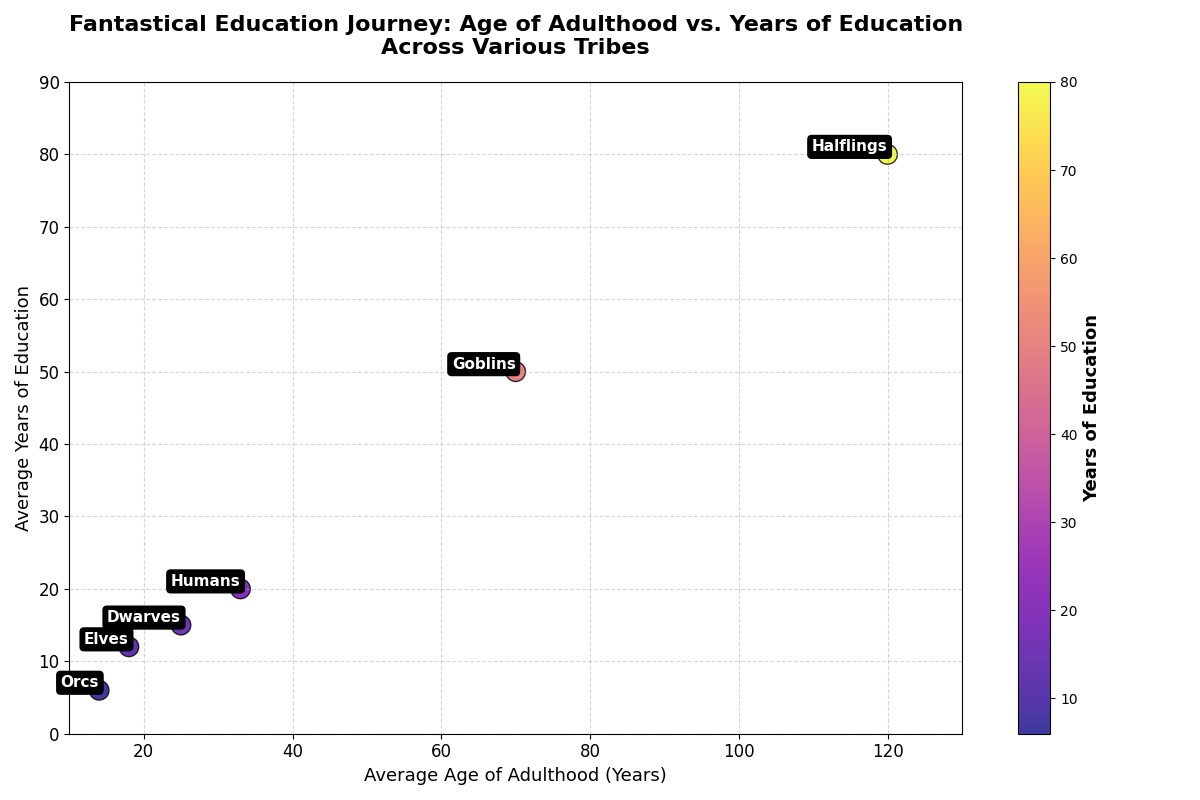

The Python source for this figure:
import matplotlib.pyplot as plt
import numpy as np

tribes = ['Elves', 'Dwarves', 'Orcs', 'Humans', 'Halflings', 'Goblins']
# Shuffled and modified average age of adulthood and average years of education
average_age_adulthood = np.array([18, 25, 14, 33, 120, 70])  # in years
average_years_education = np.array([12, 15, 6, 20, 80, 50])  # in years

fig, ax = plt.subplots(figsize=(12, 8))
scatter = ax.scatter(average_age_adulthood, average_years_education, 
                     c=average_years_education, cmap='plasma', s=200, 
                     edgecolors='black', alpha=0.8)

ax.set_title('Fantastical Education Journey: Age of Adulthood vs. Years of Education\nAcross Various Tribes', 
             fontsize=16, fontweight='bold', pad=20)
ax.set_xlabel('Average Age of Adulthood (Years)', fontsize=13)
ax.set_ylabel('Average Years of Education', fontsize=13)

cbar = fig.colorbar(scatter, ax=ax)
cbar.set_label('Years of Education', fontsize=13, fontweight='bold')

for i, tribe in enumerate(tribes):
    ax.annotate(tribe, (average_age_adulthood[i], average_years_education[i]), 
                fontsize=11, ha='right', va='bottom', color='white', weight='bold', 
                bbox=dict(facecolor='black', edgecolor='none', boxstyle='round,pad=0.3'))

ax.grid(True, linestyle='--', alpha=0.5)
ax.tick_params(axis='both', which='major', labelsize=12)
ax.set_xlim(10, 130)
ax.set_ylim(0, 90)

plt.tight_layout()
plt.show()
